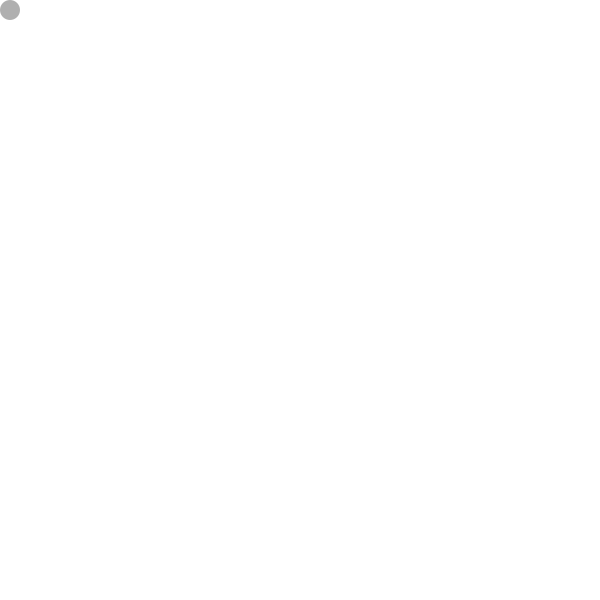
Frame 1 (no input)
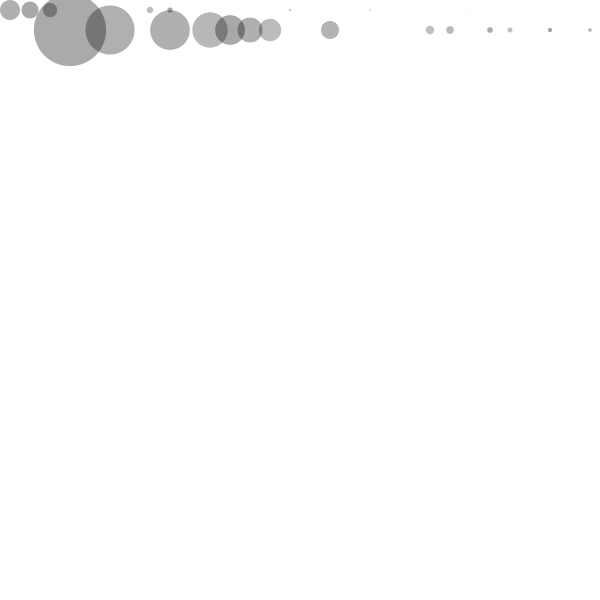
Frame 60 (the mouse pressed at the canvas centre just before this capture)
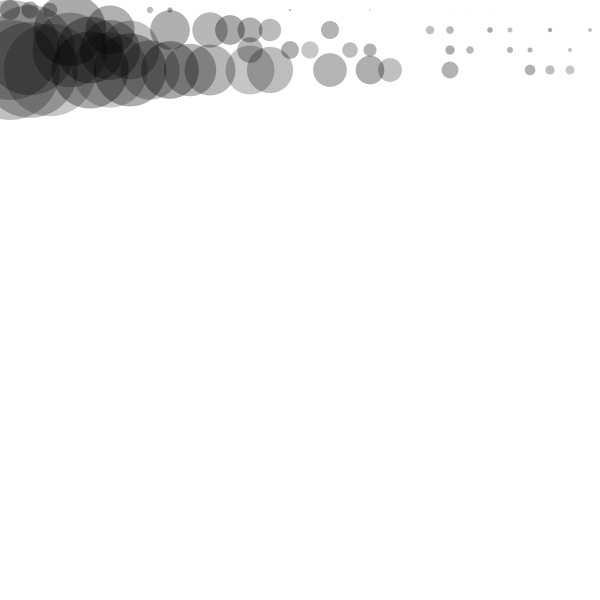
Frame 120 (the mouse held since frame 60 and released just before this capture)

The Processing sketch that drew these frames (run headless with seeded random() and noise(); from frame 60 on, the mouse is pressed at the canvas centre):

// Processing sketch: processing_32026
// ── processing_32026.pde

//import processing.pdf.*;

float x = 10;
float y = 10;
float diam = 20;
float h = random(10-255);
float density = 80;

//int counter = 0;

void setup()
{
 
// size (600, 600, PDF, "final7.pdf");
 size(600, 600);
 background (255);
 smooth();
 frameRate(200);
 //noLoop();
 
}

void draw ()
{
 // while (counter < 1000)
  
  {
  
  noStroke();
  fill(0,0,0,density);
  ellipse (x, y, diam, diam);
//ellipse (650-x, 650-y, diam + 10 , diam + 10);
 // endRecord();
  
  diam = diam * random(0.8,0.99);
  
   x = x + 20;
   
   if(x > 600){
     y = y+20;
     x = 10;
     diam = 100;

   }
   

  density = random (25, 90);
  
  if (density < 55){
  density =  0;}
   
   

//counter = counter + 1;

}

//println("ALL DONE");
//exit();

}
